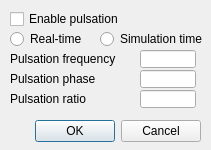
<?xml version="1.0" encoding="UTF-8"?>
<ui version="4.0">
 <class>CQDlgColorPulsation</class>
 <widget class="QDialog" name="CQDlgColorPulsation">
  <property name="geometry">
   <rect>
    <x>0</x>
    <y>0</y>
    <width>211</width>
    <height>150</height>
   </rect>
  </property>
  <property name="windowTitle">
   <string>Emissive Color Component Pulsation</string>
  </property>
  <property name="locale">
   <locale language="English" country="UnitedStates"/>
  </property>
  <widget class="QCheckBox" name="qqEnablePulsation">
   <property name="geometry">
    <rect>
     <x>10</x>
     <y>10</y>
     <width>171</width>
     <height>18</height>
    </rect>
   </property>
   <property name="focusPolicy">
    <enum>Qt::StrongFocus</enum>
   </property>
   <property name="text">
    <string>Enable pulsation</string>
   </property>
  </widget>
  <widget class="QRadioButton" name="qqRealTime">
   <property name="geometry">
    <rect>
     <x>10</x>
     <y>30</y>
     <width>91</width>
     <height>18</height>
    </rect>
   </property>
   <property name="focusPolicy">
    <enum>Qt::StrongFocus</enum>
   </property>
   <property name="text">
    <string>Real-time</string>
   </property>
   <property name="autoExclusive">
    <bool>false</bool>
   </property>
  </widget>
  <widget class="QRadioButton" name="qqSimulationTime">
   <property name="geometry">
    <rect>
     <x>100</x>
     <y>30</y>
     <width>111</width>
     <height>18</height>
    </rect>
   </property>
   <property name="focusPolicy">
    <enum>Qt::StrongFocus</enum>
   </property>
   <property name="text">
    <string>Simulation time</string>
   </property>
   <property name="autoExclusive">
    <bool>false</bool>
   </property>
  </widget>
  <widget class="QLabel" name="label">
   <property name="geometry">
    <rect>
     <x>10</x>
     <y>50</y>
     <width>131</width>
     <height>18</height>
    </rect>
   </property>
   <property name="text">
    <string>Pulsation frequency</string>
   </property>
  </widget>
  <widget class="QLineEdit" name="qqFrequency">
   <property name="geometry">
    <rect>
     <x>140</x>
     <y>50</y>
     <width>56</width>
     <height>18</height>
    </rect>
   </property>
  </widget>
  <widget class="QLabel" name="label_2">
   <property name="geometry">
    <rect>
     <x>10</x>
     <y>70</y>
     <width>131</width>
     <height>18</height>
    </rect>
   </property>
   <property name="text">
    <string>Pulsation phase</string>
   </property>
  </widget>
  <widget class="QLineEdit" name="qqPhase">
   <property name="geometry">
    <rect>
     <x>140</x>
     <y>70</y>
     <width>56</width>
     <height>18</height>
    </rect>
   </property>
  </widget>
  <widget class="QLabel" name="label_3">
   <property name="geometry">
    <rect>
     <x>10</x>
     <y>90</y>
     <width>131</width>
     <height>18</height>
    </rect>
   </property>
   <property name="text">
    <string>Pulsation ratio</string>
   </property>
  </widget>
  <widget class="QLineEdit" name="qqRatio">
   <property name="geometry">
    <rect>
     <x>140</x>
     <y>90</y>
     <width>56</width>
     <height>18</height>
    </rect>
   </property>
  </widget>
  <widget class="QDialogButtonBox" name="qqOkCancel">
   <property name="geometry">
    <rect>
     <x>10</x>
     <y>115</y>
     <width>191</width>
     <height>32</height>
    </rect>
   </property>
   <property name="standardButtons">
    <set>QDialogButtonBox::Cancel|QDialogButtonBox::Ok</set>
   </property>
  </widget>
 </widget>
 <tabstops>
  <tabstop>qqEnablePulsation</tabstop>
  <tabstop>qqRealTime</tabstop>
  <tabstop>qqSimulationTime</tabstop>
  <tabstop>qqFrequency</tabstop>
  <tabstop>qqPhase</tabstop>
  <tabstop>qqRatio</tabstop>
  <tabstop>qqOkCancel</tabstop>
 </tabstops>
 <resources/>
 <connections/>
</ui>
